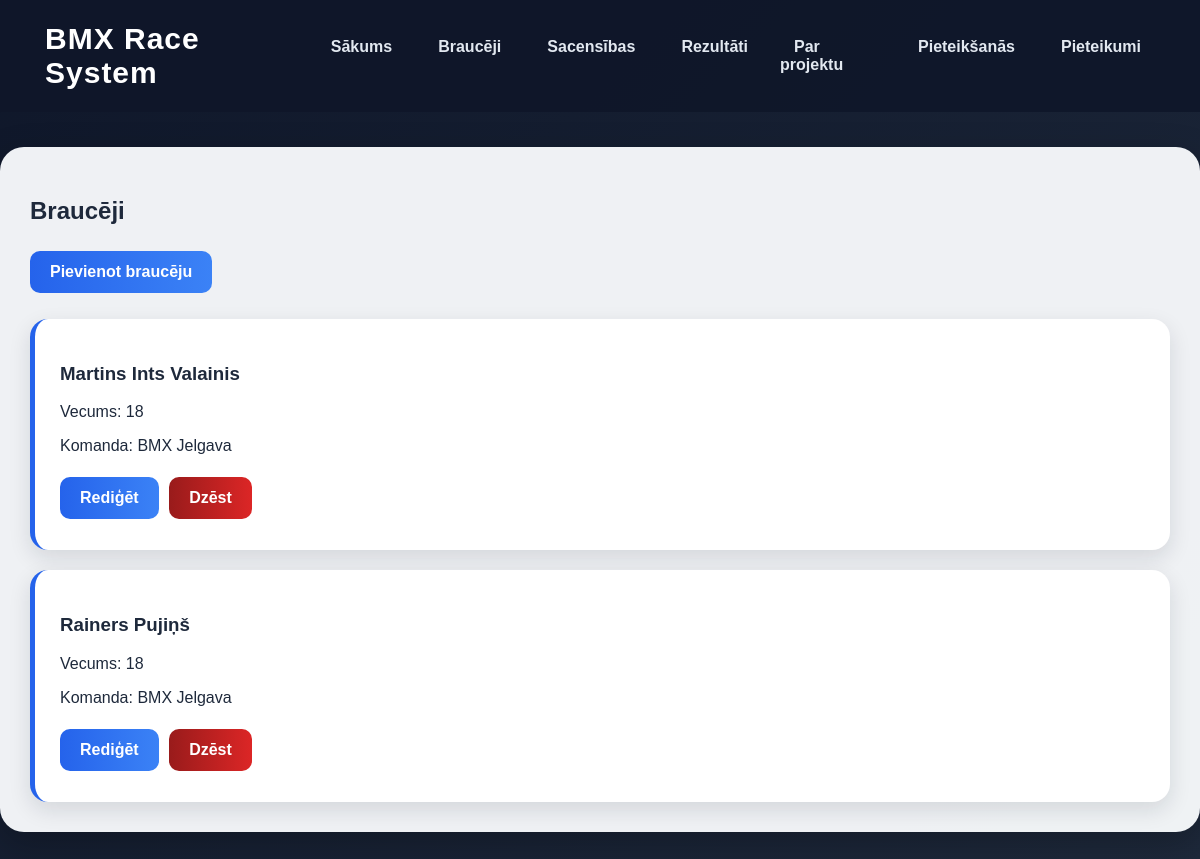
/riders, run on an earlier commit of the app's database.
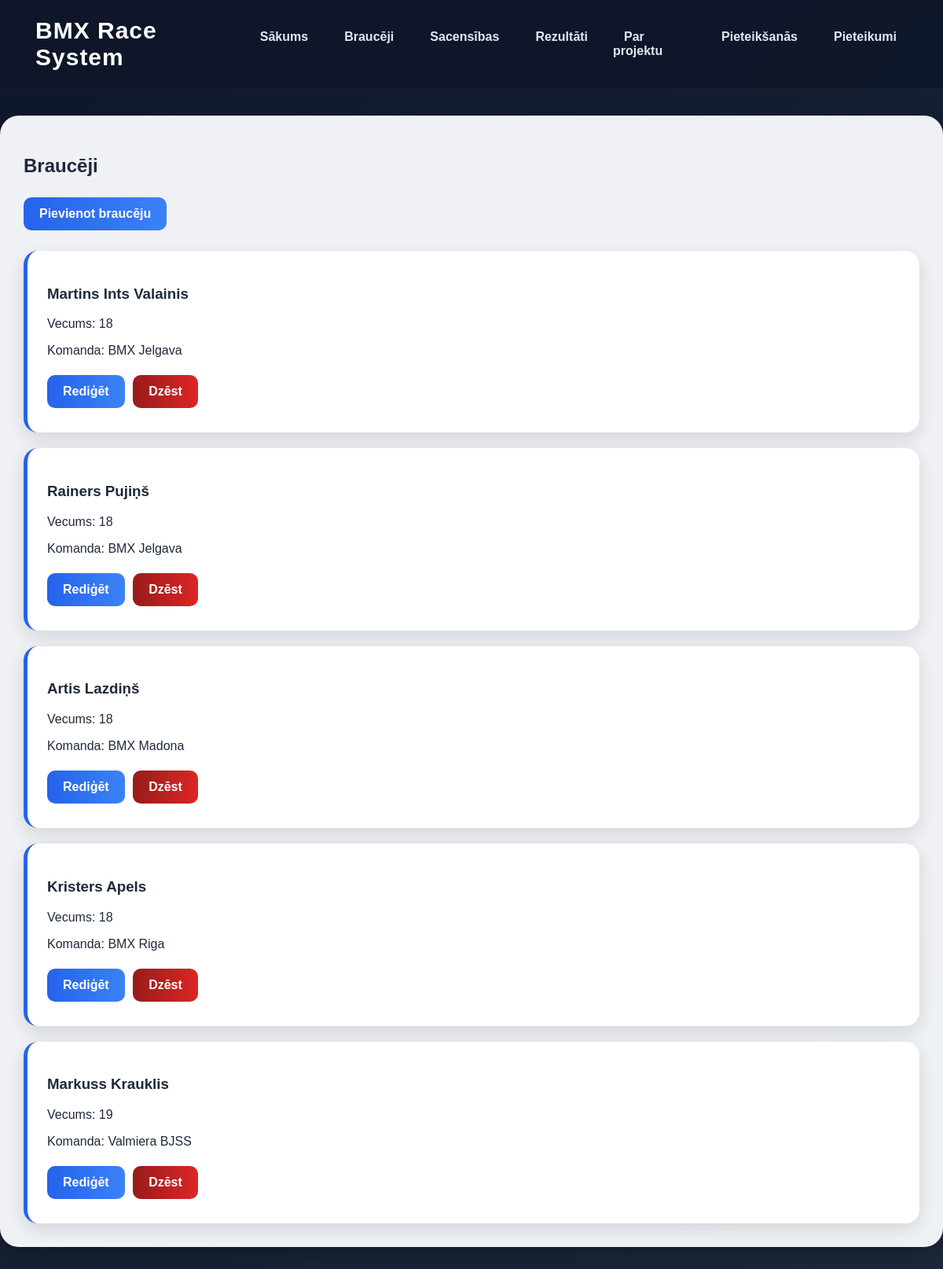
And on a later commit of the database.
### tables this page shows
CREATE TABLE riders (
            id INTEGER PRIMARY KEY AUTOINCREMENT,
            name TEXT NOT NULL,
            age INTEGER NOT NULL,
            team_id INTEGER,
            FOREIGN KEY (team_id) REFERENCES teams (id)
        );

CREATE TABLE teams (
            id INTEGER PRIMARY KEY AUTOINCREMENT,
            name TEXT NOT NULL,
            city TEXT NOT NULL
        );

### app.py (the view)
@app.route("/riders")
def riders():
    conn = get_db_connection()
    riders = conn.execute("""
        SELECT riders.id, riders.name, riders.age, teams.name AS team_name
        FROM riders
        LEFT JOIN teams ON riders.team_id = teams.id
    """).fetchall()
    conn.close()
    return render_template("riders.html", riders=riders)

### app.py (called while the page is built)
def get_db_connection():
    conn = sqlite3.connect("database.db")
    conn.row_factory = sqlite3.Row
    return conn

### templates/riders.html
{% extends "base.html" %}
{% block content %}
<h2>Braucēji</h2>
<a class="button" href="/add_rider">Pievienot braucēju</a>
{% for rider in riders %}
<div class="card">
    <h3>{{ rider.name }}</h3>
    <p>Vecums: {{ rider.age }}</p>
    <p>Komanda: {{ rider.team_name }}</p>
    <a class="button" href="/edit_rider/{{ rider.id }}">Rediģēt</a>
    <a class="button danger" href="/delete_rider/{{ rider.id }}">Dzēst</a>
</div>
{% endfor %}
{% endblock %}

What changed in the data, as far as the page shows it:
added riders: name "Artis Lazdiņš", age "18", team_name "BMX Madona"
added riders: name "Kristers Apels", age "18", team_name "BMX Riga"
added riders: name "Markuss Krauklis", age "19", team_name "Valmiera BJSS"
